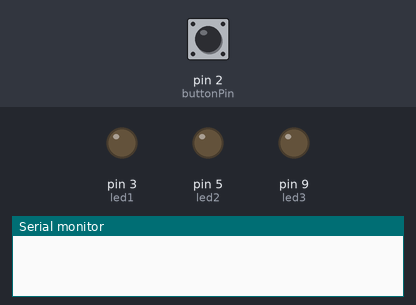
A sketch run on a simulated Arduino Uno, built with avr-gcc and run on an emulated ATmega328P. Parts: output pins drawn as LEDs (lit = HIGH), the last lines printed to the serial monitor. Inputs (shaded band) come from the test bench; at power-on: pin 2 (buttonPin) LOW.

Above: at 1.2 s.
1.3 s: pin 2 (buttonPin) pulled HIGH for 0.15 s
At 1.9 s:
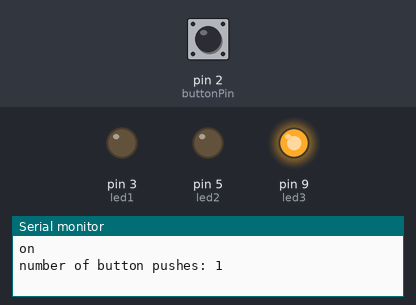
2.9 s: pin 2 (buttonPin) pulled HIGH for 1 s
At 4.4 s:
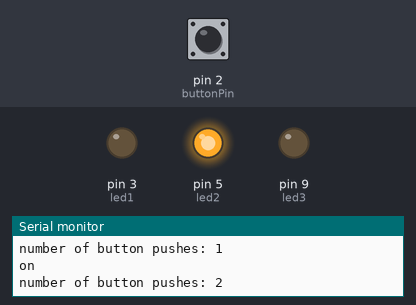
5.4 s: pin 2 (buttonPin) pulled HIGH for 0.15 s
At 6.3 s:
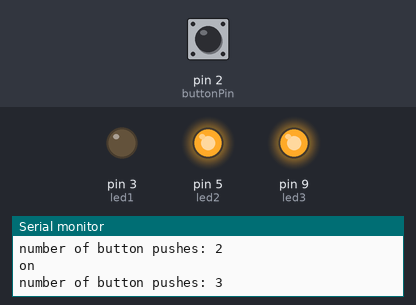
7.0 s: pin 2 (buttonPin) pulled HIGH for 3.2 s
At 7.5 s:
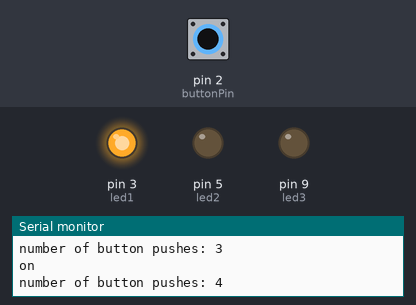
11.7 s: pin 2 (buttonPin) pulled HIGH for 0.15 s
At 12.3 s:
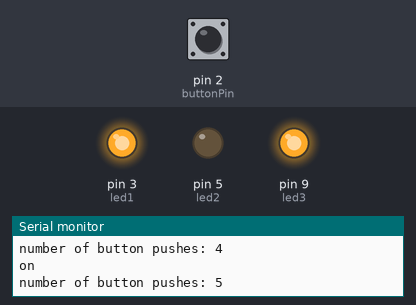
13.3 s: pin 2 (buttonPin) pulled HIGH for 1 s
At 14.7 s:
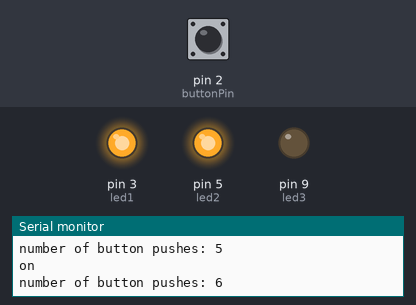
Timing chart, 0 to 16.3 s (numbered marks = the images above; inputs shaded):
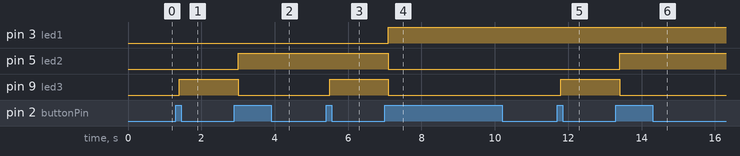

The sketch:

sketch_feb02b.ino
```cpp
const int  buttonPin = 2;
const int led3 = 9;
const int led1 = 3;
const int led2 = 5;
int buttonPushCounter = 0;
boolean buttonState = LOW;
boolean lastButtonState = LOW;
int state=1;


void setup() {

  Serial.begin(9600);
  pinMode(buttonPin, INPUT);
  pinMode(led3, OUTPUT);
  pinMode(led2, OUTPUT);
  pinMode(led1, OUTPUT);

}
boolean debounce( boolean last)
{
  boolean current =digitalRead(buttonPin);
  if(last!=current)
  {
    delay(100);
    current=digitalRead(buttonPin);
  }
  return current;

}

void loop() {


  buttonState = debounce(lastButtonState);
   if (buttonState == HIGH && state==1) {
      state=0;
      buttonPushCounter++;
      Serial.println("on");
      Serial.print("number of button pushes: ");
      Serial.println(buttonPushCounter);
    }
    else if (buttonState==LOW && state==0) {
       state=1;
      //Serial.println("off");
    }
    //lastButtonState = buttonState;

    if(buttonPushCounter==8)
    {
      buttonPushCounter=0;
    }


  if (buttonPushCounter==0) {
   digitalWrite(led1,LOW);
   digitalWrite(led2,LOW);
   digitalWrite(led3,LOW);
  }
   else if (buttonPushCounter==1) {
   digitalWrite(led1,LOW);
   digitalWrite(led2,LOW);
   digitalWrite(led3,HIGH);
  }
   else if (buttonPushCounter==2) {
   digitalWrite(led1,LOW);
   digitalWrite(led2,HIGH);
   digitalWrite(led3,LOW);
  }
   else if (buttonPushCounter==3) {
   digitalWrite(led1,LOW);
   digitalWrite(led2,HIGH);
   digitalWrite(led3,HIGH);
  }
   else if (buttonPushCounter==4) {
   digitalWrite(led1,HIGH);
   digitalWrite(led2,LOW);
   digitalWrite(led3,LOW);
  }
   else if (buttonPushCounter==5) {
   digitalWrite(led1,HIGH);
   digitalWrite(led2,LOW);
   digitalWrite(led3,HIGH);
  }
   else if (buttonPushCounter==6) {
   digitalWrite(led1,HIGH);
   digitalWrite(led2,HIGH);
   digitalWrite(led3,LOW);
  }
  else if (buttonPushCounter==7) {
   digitalWrite(led1,HIGH);
   digitalWrite(led2,HIGH);
   digitalWrite(led3,HIGH);

  }
}
```

Measured:
- after the input at 1.3 s, pin 9 (led3): LOW → HIGH after 0.10 s
- after the input at 2.9 s, pin 5 (led2): LOW → HIGH after 0.10 s; pin 9 (led3): HIGH → LOW after 0.10 s
- after the input at 5.4 s, pin 9 (led3): LOW → HIGH after 0.10 s
- after the input at 7.0 s, pin 3 (led1): LOW → HIGH after 0.10 s; pin 5 (led2), pin 9 (led3): HIGH → LOW after 0.10 s
- after the input at 11.7 s, pin 9 (led3): LOW → HIGH after 0.10 s
- after the input at 13.3 s, pin 5 (led2): LOW → HIGH after 0.10 s; pin 9 (led3): HIGH → LOW after 0.10 s
